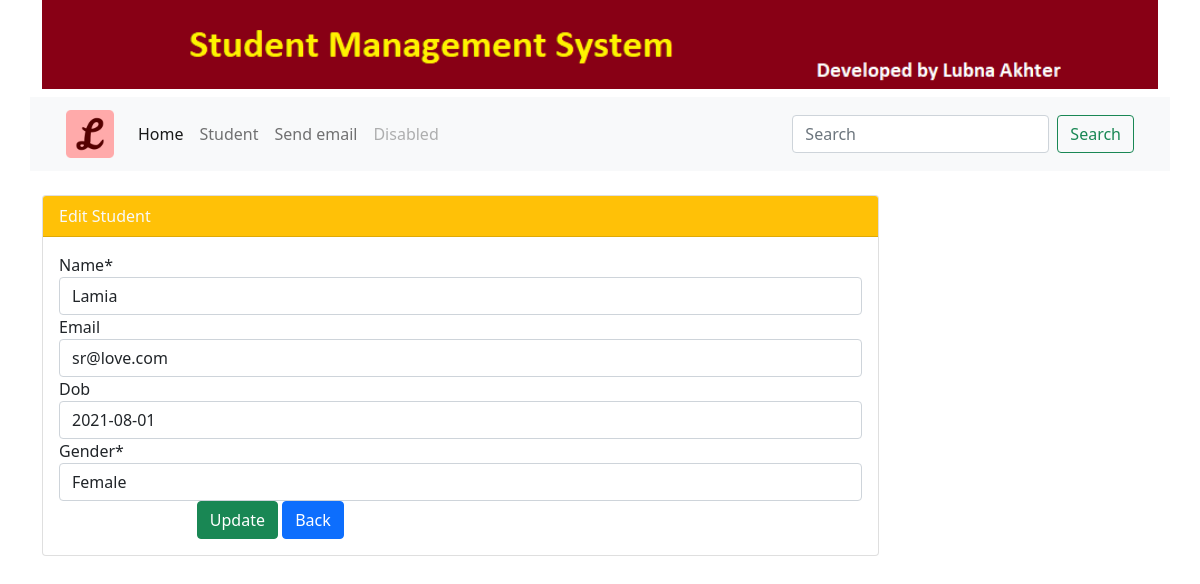
Screenshot of /std/edit/192 with the database file from the repository.
### myapp/models.py (models this page shows, shortened)
class Student(models.Model):
    GENDER_CHOICES = [('Male', 'Male'),('Female', 'Female')]  #[(tuple)], ('Male', 'Male') one for desply one male for value
    id = models.AutoField(primary_key = True)
    name = models.CharField(max_length = 100)
    email = models.EmailField(unique = True, blank = True)
    dob = models.DateField(default = datetime.now, blank = True)
    gender = models.CharField(max_length = 6, choices = GENDER_CHOICES, default = 'Male', )

### myapp/views.py (the view)
# urls.py: path('edit/<int:id>', views.edit, name = 'edit'),
def edit(request,id):
    student = Student.objects.get(pk = id)
    form = StudentForm(request.POST or None, instance = student)
    context = {'title':'edit', 'student':student, 'form': form}
    return render(request, 'student/edit.html', context)

### myapp/forms.py
class StudentForm(forms.ModelForm):
    class Meta:
        model = Student
        fields = "__all__"

### templates/student/edit.html (shortened to what this page needs)
{% extends 'base.html' %}
{% block content %}
        <form action="{% url 'student:update' student.id %}" method="POST">
            <div class="card w-75">
                <div class="card-header bg-warning text-light">
                  Edit Student
                </div>
                <div class="card-body">
                    {% load crispy_forms_tags%}
                    {{ form | crispy}}
                    <div class="form-group row">
                        <label class="col-sm-2 col-form-label"></label>
                        <div class="col-sm-10">
                            <button type="submit" class="btn btn-success">Update</button>
                            <a href="{% url 'student:home' %}" class="btn btn-primary">Back</a>
                        </div>
                    </div>
                </div>
              </div>
        </form>
{% endblock %}

### rows the page displays
Student: name "Lamia", email "sr@love.com", dob "2021-08-01", gender "Female"
